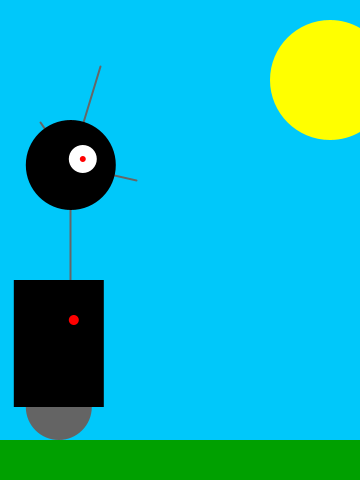
Frame 1 (no input)
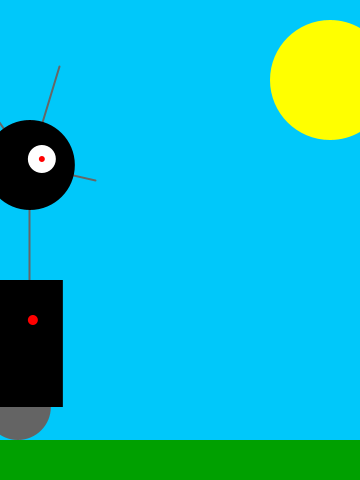
Frame 60 (the mouse pressed at the canvas centre just before this capture)
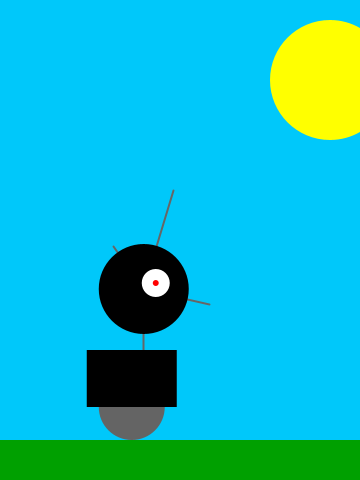
Frame 120 (the mouse held since frame 60 and released just before this capture)

The Processing sketch that drew these frames (run headless with seeded random() and noise(); from frame 60 on, the mouse is pressed at the canvas centre):

// Processing sketch: processing_84158
// ── processing_84158.pde

float x = 60;
float y = 440;
int radius = 45;
int bodyHeight = 160;
int neckHeight = 70;

float easing = 0.02;

void setup(){
  size(360, 480);
  smooth();
  strokeWeight(2);
  
  
  ellipseMode(RADIUS);
 
  }
 
void draw(){

int targetX = mouseX;
x += (targetX - x) * easing;

if (mousePressed){
  neckHeight = 16;
  bodyHeight = 90;
} else {
  neckHeight = 70;
  bodyHeight = 160;
 }

float ny = y-bodyHeight -neckHeight-radius;

background(0,200,250);


//Earth
noStroke();
fill(0,160,0);//earths color
rect(0,440,360,480);
noStroke();
fill(255,255,0);
ellipse(330,80,60,60);

//Neck
stroke(102);
line(x+12, y-bodyHeight, x+12, ny);

//Antennae
line(x+12, ny, x-18, ny-43);
line(x+12, ny, x+42, ny-99);
line(x+12, ny, x+78, ny+15);

//Body
noStroke();
fill(100);//wheel
ellipse(x, y-33, 33, 33);
fill(0);//body color
rect(x-45, y-bodyHeight, 90, bodyHeight-33);
fill(255,0,0);
ellipse(x+15,y-120,5,5);


//Head
fill(0);//head color
ellipse(x+12, ny, radius,radius);
fill(255);//eye color
ellipse(x+24, ny-6, 14, 14);
fill(255,0,0);//pupil
ellipse(x+24, ny-6, 3, 3);

}

 
